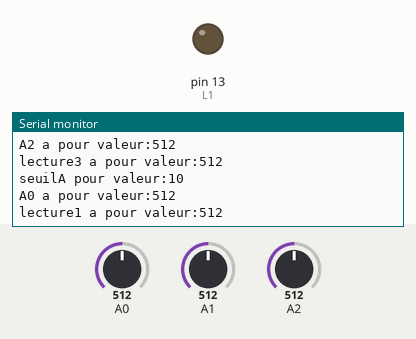
Simulated run of this sketch. Board: Arduino Uno, built with avr-gcc and run on an emulated ATmega328P. Parts: output pins drawn as LEDs (lit = HIGH), the last lines printed to the serial monitor. The test bench sets the inputs (shaded band); at power-on: A0 = 512, A1 = 512, A2 = 512.

Above: at 1.2 s.
1.3 s: A0 set to 110
At 1.6 s:
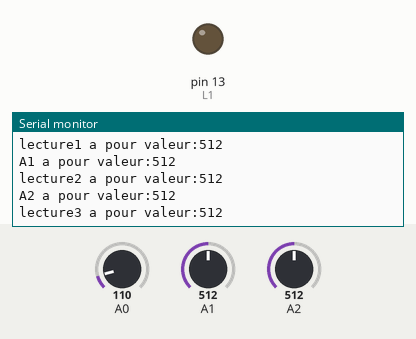
4.4 s: A0 set to 94
5.9 s: A1 set to 110
At 7.6 s:
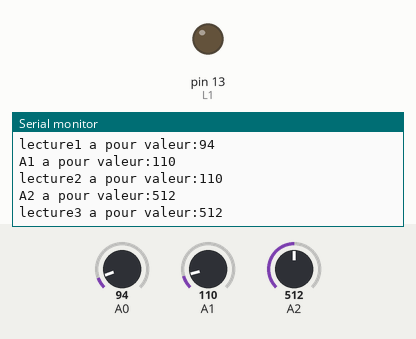
9.0 s: A1 set to 93
At 10.9 s:
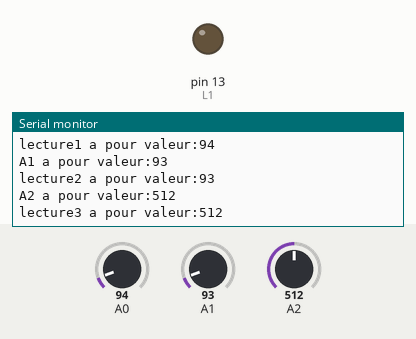
Timing chart, 0 to 11.5 s (numbered marks = the images above; inputs shaded):
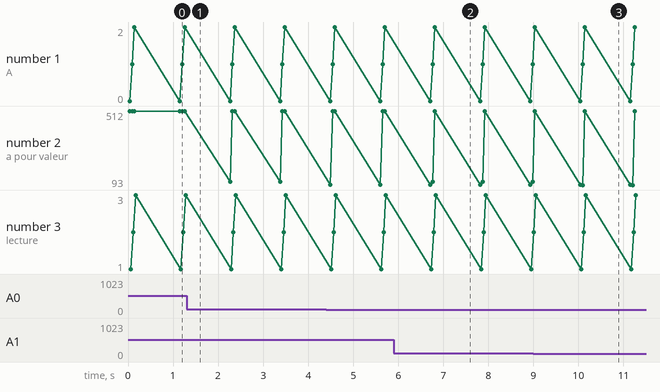

The sketch:

joystickmesure_seuil.ino
```cpp
const int L1 = 13; //broche 13 digitale se nomme L1


const int valeurA0 = A0;
const int valeurA1= A1 ;
const int valeurA2 = A2;
int lecture1 ;
int lecture2 ;
int lecture3;
int seuilA = 10 ;

void setup() {
  pinMode(L1, OUTPUT); //13 est une broche de sortie


  Serial.begin(9600);// active la liaison série
  Serial.println("Hello world !"); // Nous émettons un message :
}

void loop() {

lecture1 = analogRead(A0);
lecture2 = analogRead(A1);
lecture3 = analogRead(A2);

Serial.print("seuilA pour valeur:");
Serial.println(seuilA);

Serial.print("A0 a pour valeur:");
Serial.println(analogRead(A0));

Serial.print("lecture1 a pour valeur:");
Serial.println(lecture1);

Serial.print("A1 a pour valeur:");
Serial.println(analogRead(A1));

Serial.print("lecture2 a pour valeur:");
Serial.println(lecture2);

Serial.print("A2 a pour valeur:");
Serial.println(analogRead(A2));

Serial.print("lecture3 a pour valeur:");
Serial.println(lecture3);


 delay(1000);


}
```

Measured:
- after the input at 5.9 s, the serial monitor: prints a new line after 0.86 s (image 2)
- after the input at 9.0 s, the serial monitor: prints a new line after 1.1 s (image 3)
